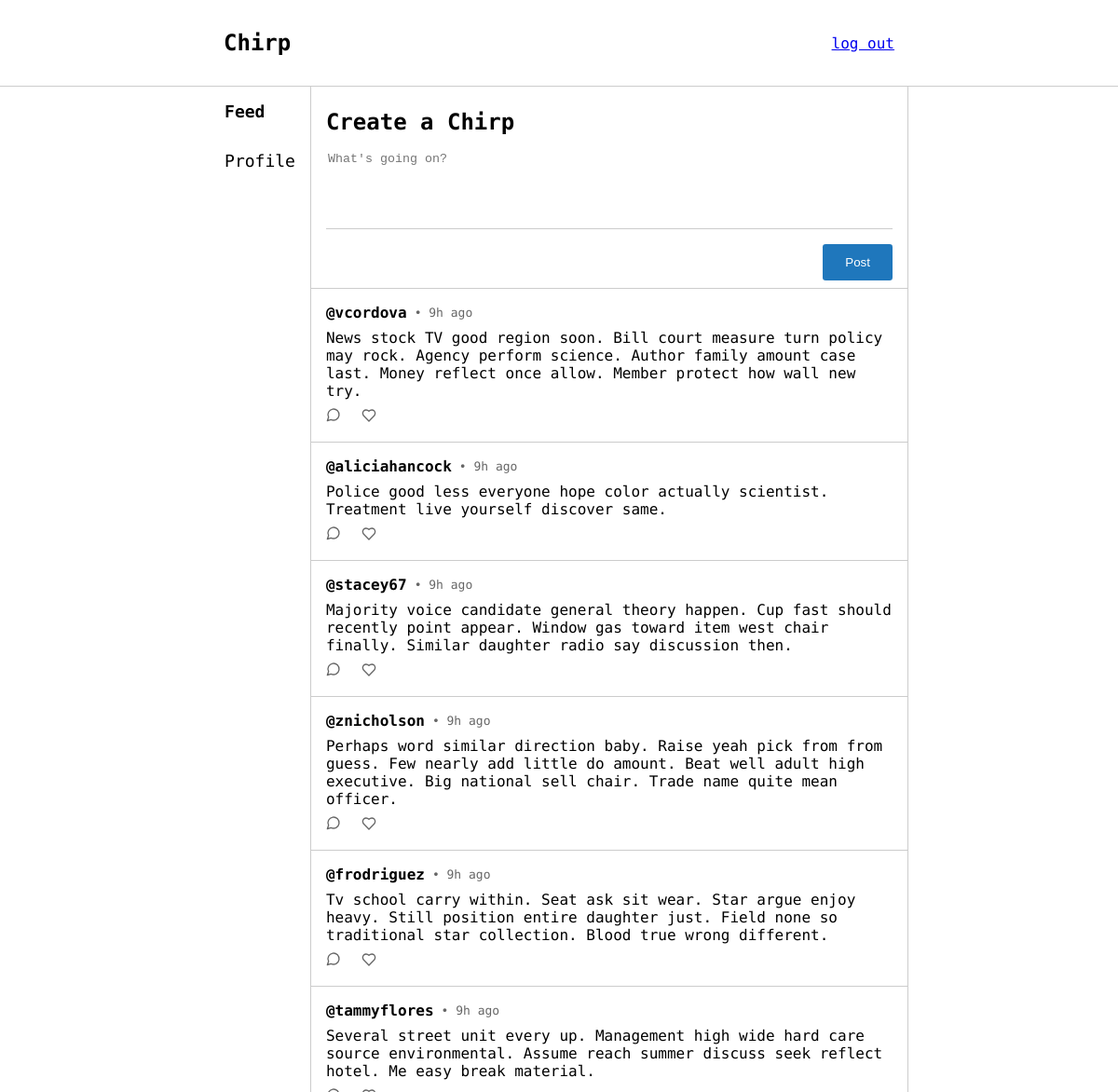
/feed (signed in), run on the app's committed database.
### app/models.py (models this page shows, shortened)
class Post(db.Model):
    id = db.Column(db.Integer, primary_key=True)
    body = db.Column(db.String(256))
    posted_at = db.Column(db.DateTime, index=True, default=datetime.now)
    user_id = db.Column(db.Integer, db.ForeignKey('user.id'))
    likes = db.relationship('Like', backref='post', lazy='dynamic')
    comments = db.relationship('Comment', backref='post', lazy='dynamic')

class User(UserMixin, db.Model):
    id = db.Column(db.Integer, primary_key=True)
    username = db.Column(db.String(64), index=True, unique=True)
    password_hash = db.Column(db.String(128))
    posts = db.relationship('Post', backref='user', lazy='dynamic')
    likes = db.relationship('Like', backref='user', lazy='dynamic')
    comments = db.relationship('Comment', backref='user', lazy='dynamic')

### app/views.py (the view)
@app.route("/feed")
@login_required
def feed():
    posts = get_recommendations(current_user)
    return render_template('pages/feed.html', title="Feed", user_authenticated=current_user.is_authenticated, posts=posts)

### app/filters.py (called while the page is built)
def time_ago(value):
    now = datetime.now()
    diff = now - value
    seconds = diff.total_seconds()
    if seconds < 60:
        return f"{int(seconds)}s ago"
    elif seconds < 3600:
        return f"{int(seconds // 60)}m  ago"
    elif seconds < 86400:
        return f"{int(seconds // 3600)}h ago"
    elif seconds < 2592000:
        return f"{int(seconds // 86400)}d ago"
    elif seconds < 31536000:
        return f"{int(seconds // 2592000)}m ago"
    else:
        return f"{int(seconds // 31536000)}y ago"

### app/posts.py (called while the page is built)
def get_posts(user):
    liked_posts = aliased(models.Like)
    return db.session.query(models.Post,
                            db.case(
                                    (liked_posts.user_id == user.id, True),
                                    else_=False
                            ).label('liked_by_user')
                            ) \
                .join(liked_posts, liked_posts.post_id == models.Post.id, isouter=True)

def get_mutual_likes(user1, user2):
    liked_posts_user1 = set([like.post_id for like in user1.likes])
    liked_posts_user2 = set([like.post_id for like in user2.likes])
    mutual_likes = liked_posts_user1.intersection(liked_posts_user2)
    return len(mutual_likes)

def get_recommendations(user):
    all_posts = get_posts(user).all()
    recommendations = []
    for post, liked in all_posts:
        if post.user_id == user.id or liked:
            continue
        users_who_liked = [like.user for like in post.likes]
        mutual_likes = 0
        for other_user in users_who_liked:
            mutual_likes_count = get_mutual_likes(user, other_user)
            mutual_likes += mutual_likes_count
        random_factor = random.uniform(0.7, 1.4)
        score = mutual_likes * random_factor
        recommendations.append((post, liked, score))
    recommendations.sort(key=lambda x: x[2], reverse=True)
    return [(post, liked) for post, liked, score in recommendations[:10]]

### app/views.py (called while the page is built)
@login_manager.user_loader
def load_user(user_id):
    return db.session.query(models.User).get(user_id)

### app/templates/pages/feed.html (shortened to what this page needs)
{% extends "layouts/authorised_layout.html" %}
{% block authorised_head %}
    <link rel="stylesheet" href="{{ url_for('static', filename='css/feed.css') }}">
    <link rel="stylesheet" href="{{ url_for('static', filename='css/components.css') }}">
{% endblock %}
{% block sidebar_feed %}
    sidebar-item-active
{% endblock %}
{% block authorised_content %}
    <div class="post-box">
        <h2 class="post-title">Create a Chirp</h3>
        <textarea id="post-content" class="post-textarea" placeholder="What's going on?" maxlength="256"></textarea>
        {% with button_class="btn-filled post-btn", text="Post", id="post-btn" %}
            {% include 'components/button.html' %}
        {% endwith %}
    </div>
    {% for post, liked in posts %}
        {% with post=post, liked=liked %}
            {% include 'components/post.html' %}
        {% endwith %}
    {% endfor %}
{% endblock %}

### app/templates/layouts/authorised_layout.html (shortened to what this page needs)
{% extends "layouts/root_layout.html" %}
{% block head %}
    <link rel="stylesheet" href="{{ url_for('static', filename='css/authorised_layout.css') }}">
    {% block authorised_head %}{% endblock %}
{% endblock %}
{% block content %}
    <div class="authorised-wrapper">
        <div class="sidebar">
            <a class="siderbar-item {% block sidebar_feed %}{% endblock %}" href="/feed">
                Feed
            </a>
            <a class="siderbar-item {% block sidebar_profile %}{% endblock %}" href="/profile">
                Profile
            </a>
        </div>
        <div class="feed-wrapper">
            {% block authorised_content %}{% endblock %}
        </div>
    </div>
{% endblock %}

### app/templates/layouts/root_layout.html (shortened to what this page needs)
<!DOCTYPE html>
<html lang="en-gb">
    <head>
        <link rel="stylesheet" href="{{ url_for('static', filename='css/root_layout.css')}}">
        {% block head %}{% endblock %}
    </head>
    <body>
        <div class="header-wrapper">
            <div class="header">
                <h1 class="title">
                    <a href="/">Chirp</a>
                </h1>
                {% if user_authenticated %}
                    <a href="/logout">log out</a>
                {% endif %}
            </div>
        </div>
        <main class="content">
            {% block content %}{% endblock %}
        </main>
    </body>
</html>

### app/templates/components/button.html
{% if link %}
    <a href="{{ link }}" class="btn btn-link {{ button_class }}">{{ text }}</a>
{% else %}
    <button id="{{ id }}" class="btn {{ button_class }}">{{ text }}</button>
{% endif %}

### app/templates/components/post.html
<div id="{{'post' if not comment else 'comment'}}-{{ post.id }}" class="post-container">
    <span class="post-heading">
        <h3>
            <a href="/profile/{{ post.user.username }}">@{{ post.user.username }}</a>
        </h3>
        <p>• {{ post.posted_at | time_ago }}</p>
    </span>
    <p style="margin:0;">
        {{ post.body }}
    </p>
    {% if not comment %}
        <span class="post-footing">
            <a href="/post/{{ post.id }}" alt="Leave or view comments on this post">
                <svg xmlns="http://www.w3.org/2000/svg" width="16" height="16" viewBox="0 0 24 24" fill="none" stroke="currentColor" stroke-width="2" stroke-linecap="round" stroke-linejoin="round">
                    <path d="M7.9 20A9 9 0 1 0 4 16.1L2 22Z"/>
                </svg>
            </a>
            <button onclick="like({{ post.id }})" aria-label="Like this post">
                <svg xmlns="http://www.w3.org/2000/svg" width="16" height="16" viewBox="0 0 24 24" fill="none" stroke="currentColor" stroke-width="2" stroke-linecap="round" stroke-linejoin="round" class="{{ 'liked' if liked }}">
                    <path d="M19 14c1.49-1.46 3-3.21 3-5.5A5.5 5.5 0 0 0 16.5 3c-1.76 0-3 .5-4.5 2-1.5-1.5-2.74-2-4.5-2A5.5 5.5 0 0 0 2 8.5c0 2.3 1.5 4.05 3 5.5l7 7Z"/>
                </svg>
            </button>
        </span>
    {% endif %}
</div>

### app/static/css/root_layout.css (style rules this page uses)
body { margin: 0; font-family: 'Geist Mono', monospace; position: absolute; width: 100%; height: 100%; display: flex; flex-direction: column; }
.header-wrapper { display: flex; justify-content: center; width: 100%; border-bottom: 1px solid #ccc; }
.header { display: flex; justify-content: space-between; align-items: center; width: calc(100% - 2rem); padding: 1rem; max-width: 45rem; }
.title { font-size: x-large; font-weight: 800; }
.title > a { text-decoration: none; color: inherit; }
.content { display: flex; max-width: 100%; flex-direction: column; gap: 1rem; height: 100%; }

### app/static/css/authorised_layout.css (style rules this page uses)
.authorised-wrapper { display: flex; width: 100%; justify-content: center; height: 100%; }
.feed-wrapper { display: flex; flex-direction: column; width: 100%; max-width: 40rem; border-style: none solid; border-width: 1px; border-color: #ccc; overflow-y: auto; max-height: 100%; }
.sidebar { display: flex; flex-direction: column; }
.siderbar-item { padding: 1rem; text-decoration: none; color: inherit; font-size: large; }
.sidebar-item-active { font-weight: 700; }

### app/static/css/feed.css (style rules this page uses)
.post-box { display: flex; flex-direction: column; gap: 1rem; border-bottom: solid 1px #ccc; padding: .5rem 1rem; }
.post-title { margin: 0; margin-top: 1rem; }
.post-textarea { resize: none; border: none; border-bottom: solid 1px #ccc; outline: none; height: 5rem; }
.post-btn { align-self: flex-end; }

### app/static/css/components.css (style rules this page uses)
.btn { padding: .75rem 1.5rem; border-radius: .2rem; border-color: #ccc; border-width: 1px; border-style: solid; color: black; font-weight: 500; cursor: pointer; }
.btn-filled { background-color: #1F77BC; color: white; border: none; }
.post-container { padding: 1rem; display: flex; gap: .5rem; flex-direction: column; border-bottom: 1px solid #ccc; }
.post-heading { display: flex; gap: .5rem; align-items: center; }
.post-heading > p { color: #666; font-size: small; margin: 0; }
.post-heading > h3 { font-size: medium; margin: 0; }
.post-heading > h3 > a { text-decoration: none; color: inherit; }
.post-footing { display: flex; gap: 1rem; }
.post-footing > a, button { color: #666; cursor: pointer; border: none; background-color: transparent; }

### data on the page
Post: user.username "vcordova", posted_at "9h ago", body "News stock TV good region soon. Bill court measure turn policy may rock. Agency perform science. Author family amount case last. Money reflect once allow. Member protect how wall new try."
Post: user.username "aliciahancock", posted_at "9h ago", body "Police good less everyone hope color actually scientist. Treatment live yourself discover same."
Post: user.username "stacey67", posted_at "9h ago", body "Majority voice candidate general theory happen. Cup fast should recently point appear. Window gas toward item west chair finally. Similar daughter radio say discussion then."
Post: user.username "znicholson", posted_at "9h ago", body "Perhaps word similar direction baby. Raise yeah pick from from guess. Few nearly add little do amount. Beat well adult high executive. Big national sell chair. Trade name quite mean officer."
Post: user.username "frodriguez", posted_at "9h ago", body "Tv school carry within. Seat ask sit wear. Star argue enjoy heavy. Still position entire daughter just. Field none so traditional star collection. Blood true wrong different."
Post: user.username "tammyflores", posted_at "9h ago", body "Several street unit every up. Management high wide hard care source environmental. Assume reach summer discuss seek reflect hotel. Me easy break material."

### other printed values
{{ text }} "Post"
